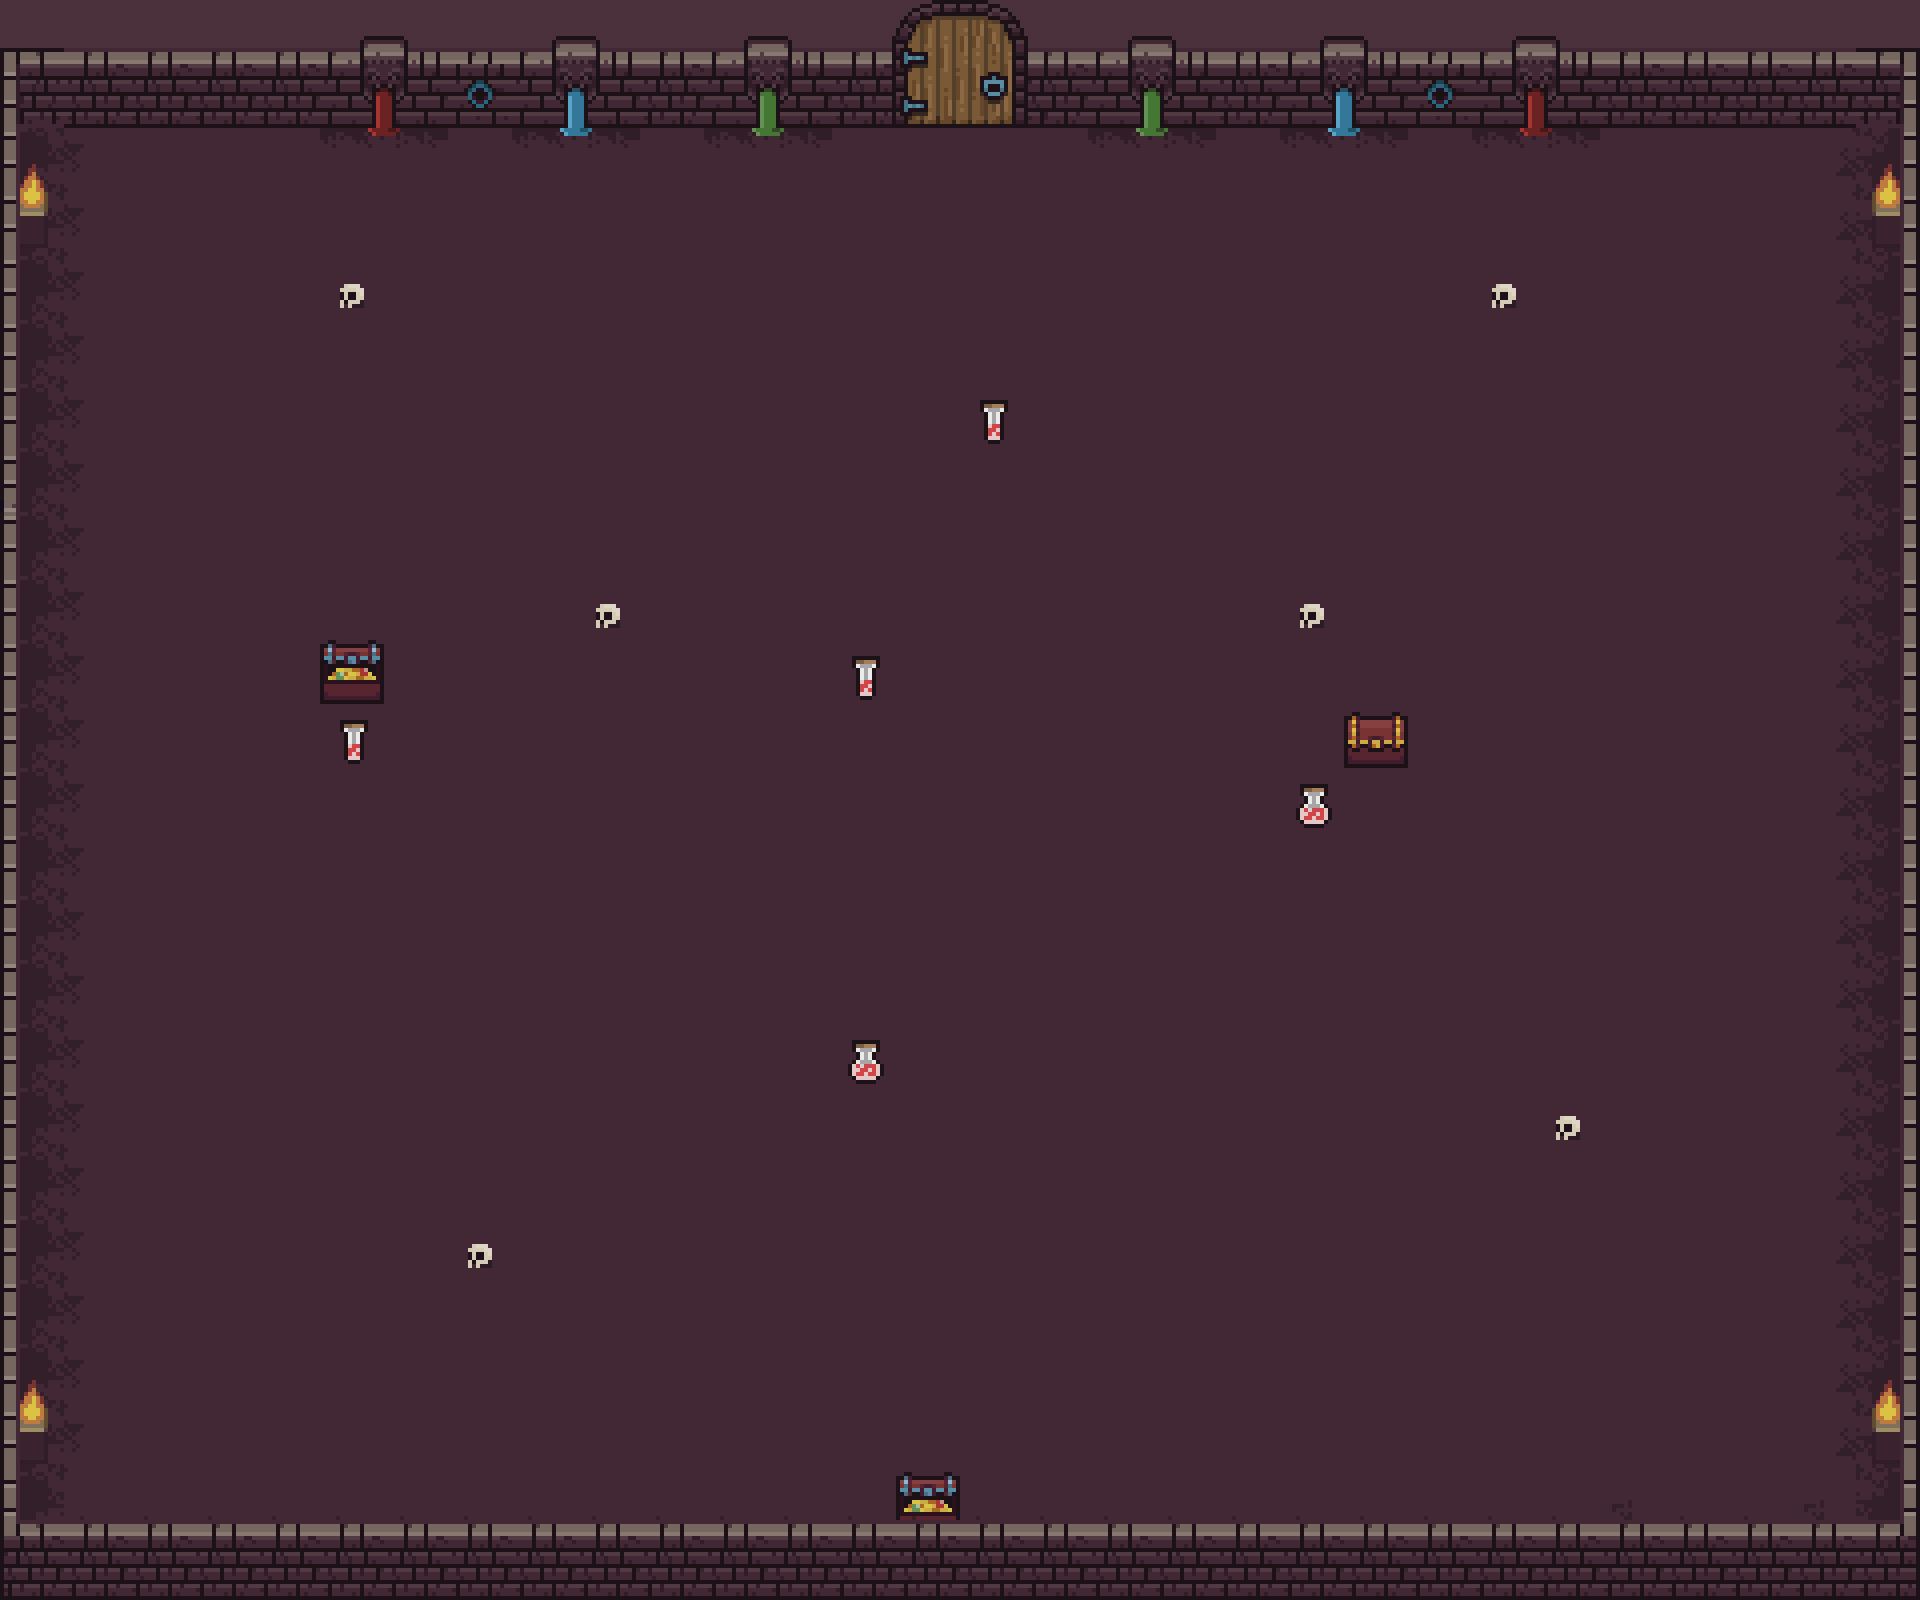

Below is a game level as drawn by its tile map, then a one-line description and the .tmx that defines it (tile-layer data replaced by summaries):
An orthogonal 30x25 tile map with 64x64 px tiles, 7 tile layers (Floor, Potions, Chests, Dirt, ...), 2 tilesets.

<map version="1.10" tiledversion="1.10.2" orientation="orthogonal" renderorder="left-up" width="30" height="25" tilewidth="64" tileheight="64" infinite="0" nextlayerid="15" nextobjectid="5">
 <tileset firstgid="1" source="dungeon_tileset_1.tsx" />
 <tileset firstgid="513" source="dungeon_objects.tsx" />
 <layer id="4" name="Floor" width="30" height="25">
  <data>[750 cells, 750 non-empty, 1 distinct tile ids]</data>
 </layer>
 <layer id="13" name="Potions" width="30" height="25">
  <data>[750 cells, 5 non-empty, 2 distinct tile ids]</data>
 </layer>
 <layer id="14" name="Chests" width="30" height="25">
  <data>[750 cells, 3 non-empty, 2 distinct tile ids]</data>
 </layer>
 <layer id="5" name="Dirt" width="30" height="25" opacity="0.4">
  <data>[750 cells, 204 non-empty, 14 distinct tile ids]</data>
 </layer>
 <layer id="8" name="Decorations" width="30" height="25">
  <data>[750 cells, 44 non-empty, 4 distinct tile ids]</data>
 </layer>
 <layer id="6" name="Walls" width="30" height="25">
  <data>[750 cells, 162 non-empty, 22 distinct tile ids]</data>
 </layer>
 <layer id="12" name="WallsDecorations" width="30" height="25">
  <data>[750 cells, 36 non-empty, 14 distinct tile ids]</data>
 </layer>
</map>
